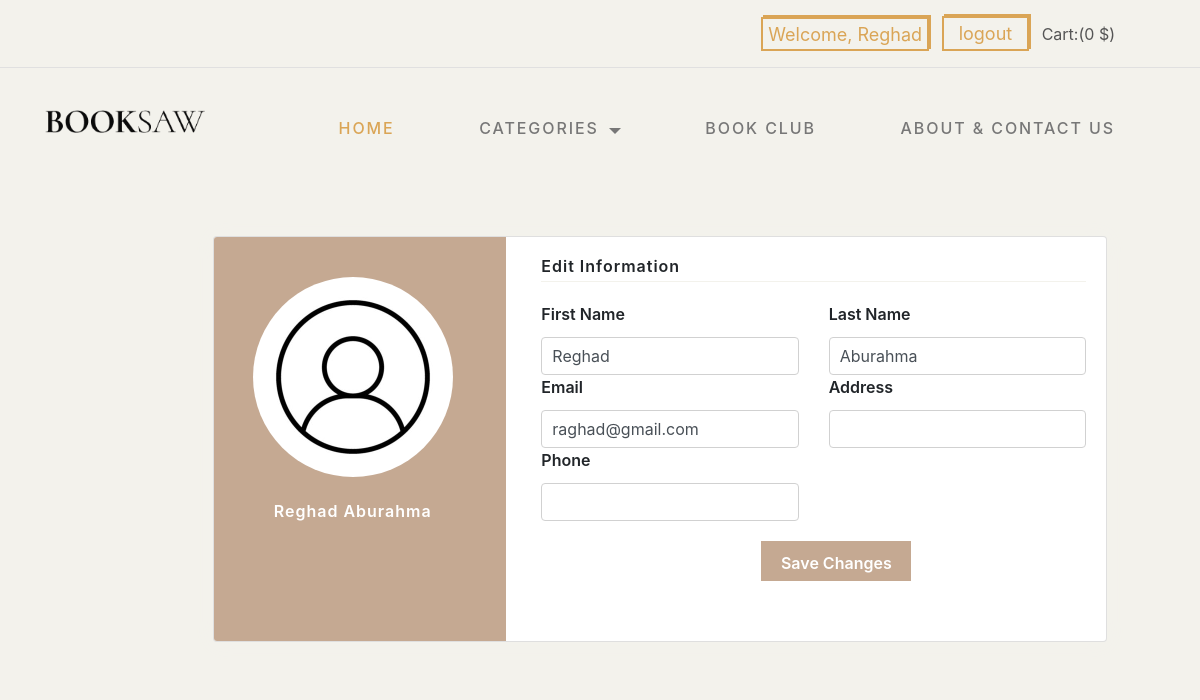
/user/edit (signed in), run on an earlier commit of the app's database.
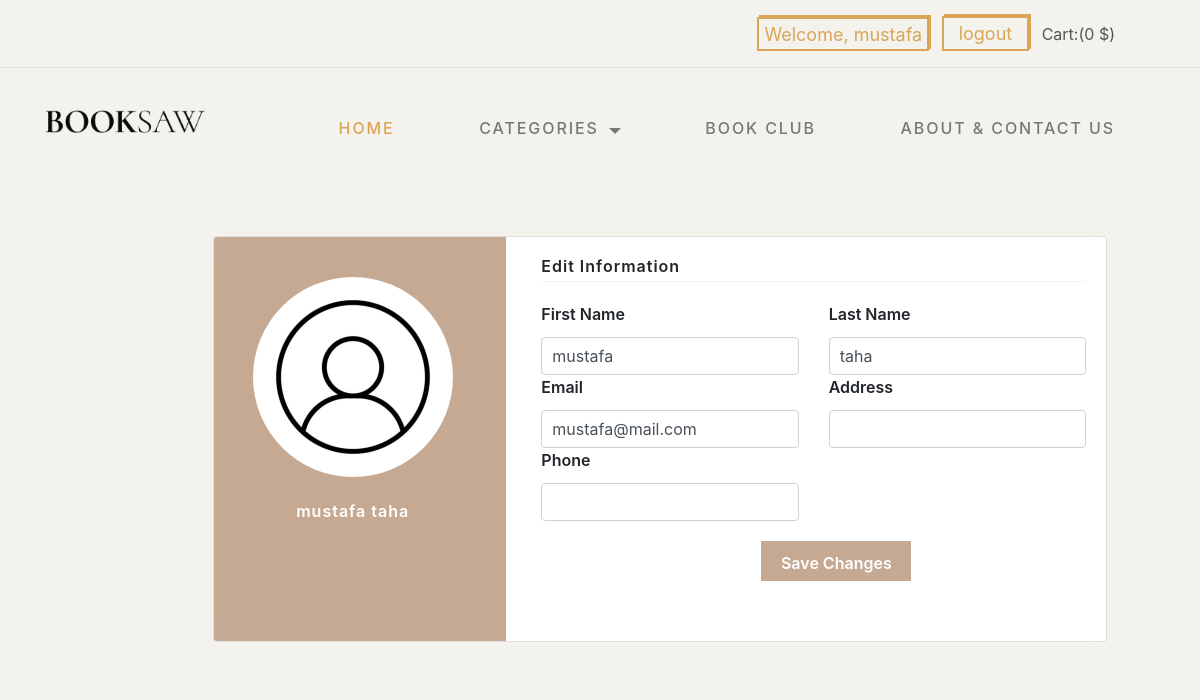
And on a later commit of the database.
### store_app/models.py (models this page shows)
class User(models.Model):
    first_name = models.CharField(max_length=45)
    last_name = models.CharField(max_length=45)
    email = models.CharField(max_length=128)
    password = models.CharField(max_length=64)
    birthday = models.DateField(null=True)
    gender = models.CharField(max_length=7)
    phone = models.CharField(max_length=30,default='')
    address = models.CharField(max_length=255,default='')
    created_at = models.DateTimeField(auto_now_add=True)
    updated_at = models.DateTimeField(auto_now=True)
    objects = UserManager()

### store_app/views.py (the view)
# urls.py: path('user/edit', views.edit_user),
def edit_user(request):
    if not 'userID' in request.session:
        messages.error(request,'Please Loing/SignUp !')
        return redirect('/login')
    user = User.objects.get(id=request.session['userID'])
    if not 'orderID' in  request.session :
        order = ''
    else:
        order = Order.objects.get(id=int(request.session['orderID']))
    data = {
        'user': user ,
        'order': order ,
        'total' : get_total_order(order),
    }
    return render (request, 'editprofile.html',data)

### store_app/views.py (called while the page is built)
def get_total_order(order):
    total = 0
    if(order == ''):
        return 0
    for book in order.books.all():
        total = total + book.price
    return math.floor(total * 100)/100.0

### store_app/templates/editprofile.html (shortened to what the changed rows need)
<!DOCTYPE html>
	<html lang="en">
	<head>
        {%load static%}
        <link rel="stylesheet" type="text/css" href="{%static 'css/normalize.css' %}">
	    <link rel="stylesheet" type="text/css" href="{%static '/css/vendor.css'%}">
	    <link rel="stylesheet" type="text/css" href="{%static 'css/style1.css'%}">
	    <link rel="stylesheet" type="text/css" href="{%static 'css/profile.css'%}">
    <link rel="stylesheet" href="https://maxcdn.bootstrapcdn.com/bootstrap/4.0.0/css/bootstrap.min.css">
    <link rel="stylesheet" href="https://cdnjs.cloudflare.com/ajax/libs/MaterialDesign-Webfont/3.6.95/css/materialdesignicons.css">
	</head>
<body>
    <div id="header-wrap">
        <div class="top-content">
            <div class="container">
                <div class="row">
                    <div class="col-md-6">
                        <div class="right-element">
                            {% if not 'userID' in request.session %}
                            <a href="/login" class="user-account for-buy"><i class="icon icon-user"></i><span>Account</span></a>
                            {% else %}
                            <a id="account" href="/user/{{user.id}}">Welcome, {{user.first_name}}</a>
                            <a  id="logout" href="/logout" class="logoutbtn mx-2">logout</a>
                            {% endif %}
                            <a href="#" class="cart for-buy"><span>Cart:({{total}} $)</span></a>
                        </div>
                    </div>
                </div>
            </div>
        </div>
    <div class="page-content page-container" id="page-content">
        <div class="padding">
            <div class="row container d-flex justify-content-center">
                <div class="col-xl-12 col-md-12 ">
        <div class="card user-card-full">
            <div class="row m-l-0 m-r-0">
                <div class="col-sm-4 bg-c-lite-green user-profile">
                    <div class="card-block text-center text-white">
                        <div class="m-b-25">
                            <img src="{%static 'images/user-profile-icon-free-vector.jpg'%}" class="img-radius" alt="User-Profile-Image">
                        </div>
                        <h6 class="f-w-600">{{user.first_name}} {{user.last_name}}</h6>
                </div>
                </div>
                <div class="col-sm-8">
                    <div class="card-block">
                        <form method="post" action="/user/update">
                            <div class="row">
                                <div class="col-sm-6">
                                    <p class="m-b-10 f-w-600">First Name</p>
                                    <input type="text" name="first_name" class="form-control" value="{{ user.first_name }}">
                                </div>
                                <div class="col-sm-6">
                                    <p class="m-b-10 f-w-600">Last Name</p>
                                    <input type="text" name="last_name" class="form-control" value="{{ user.last_name }}">
                                </div>
                                <div class="col-sm-6">
                                    <p class="m-b-10 f-w-600">Email</p>
                                    <input type="email" name="email" class="form-control" value="{{ user.email }}">
                                </div>
                            </div>
                        </form>
                    </div>
                </div>
    </div>
    </div>
    </div>
    </div>
    </div>
</body>
</html>
</body>
</html>

What changed in the data, as far as the page shows it:
changed User: first_name "Reghad" → "mustafa"; last_name "Aburahma" → "taha"; email "raghad@gmail.com" → "mustafa@mail.com"
